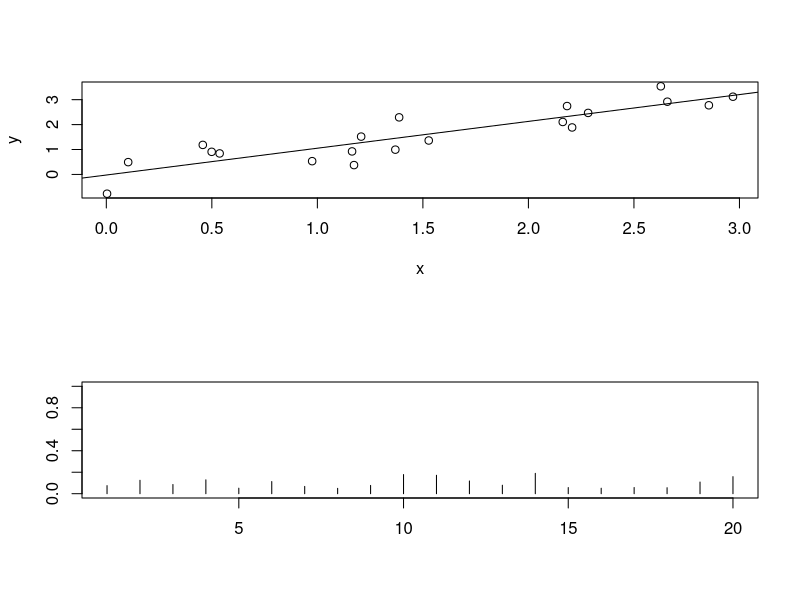

Here is the R script that generated this plot:
set.seed(12345)

n <- 20
x <- 3*runif(n)
y <- x + 0.5*rnorm(n)

m <- lm(y ~ x)

par(mfrow=c(2, 1))
plot(x, y)
abline(coef(m))

plot(1, type="n", xlab="", ylab="", xlim=c(1, n), ylim=c(0, 1))
segments(1:n, 0, 1:n, hatvalues(m))
